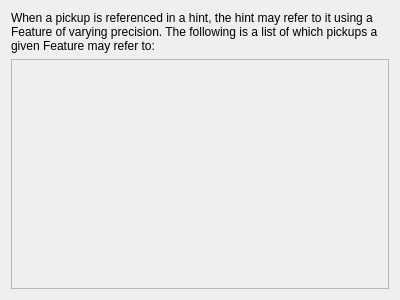
<?xml version="1.0" encoding="UTF-8"?>
<ui version="4.0">
 <class>HintFeatureTab</class>
 <widget class="QWidget" name="HintFeatureTab">
  <property name="geometry">
   <rect>
    <x>0</x>
    <y>0</y>
    <width>400</width>
    <height>300</height>
   </rect>
  </property>
  <property name="windowTitle">
   <string>Form</string>
  </property>
  <layout class="QVBoxLayout" name="verticalLayout_2">
   <item>
    <widget class="QLabel" name="description_label">
     <property name="text">
      <string>When a pickup is referenced in a hint, the hint may refer to it using a Feature of varying precision. The following is a list of which pickups a given Feature may refer to:</string>
     </property>
     <property name="wordWrap">
      <bool>true</bool>
     </property>
    </widget>
   </item>
   <item>
    <widget class="QScrollArea" name="scroll_area">
     <property name="widgetResizable">
      <bool>true</bool>
     </property>
     <widget class="QWidget" name="scroll_area_contents">
      <property name="geometry">
       <rect>
        <x>0</x>
        <y>0</y>
        <width>380</width>
        <height>226</height>
       </rect>
      </property>
      <layout class="QVBoxLayout" name="verticalLayout_3"/>
     </widget>
    </widget>
   </item>
  </layout>
 </widget>
 <resources/>
 <connections/>
</ui>
